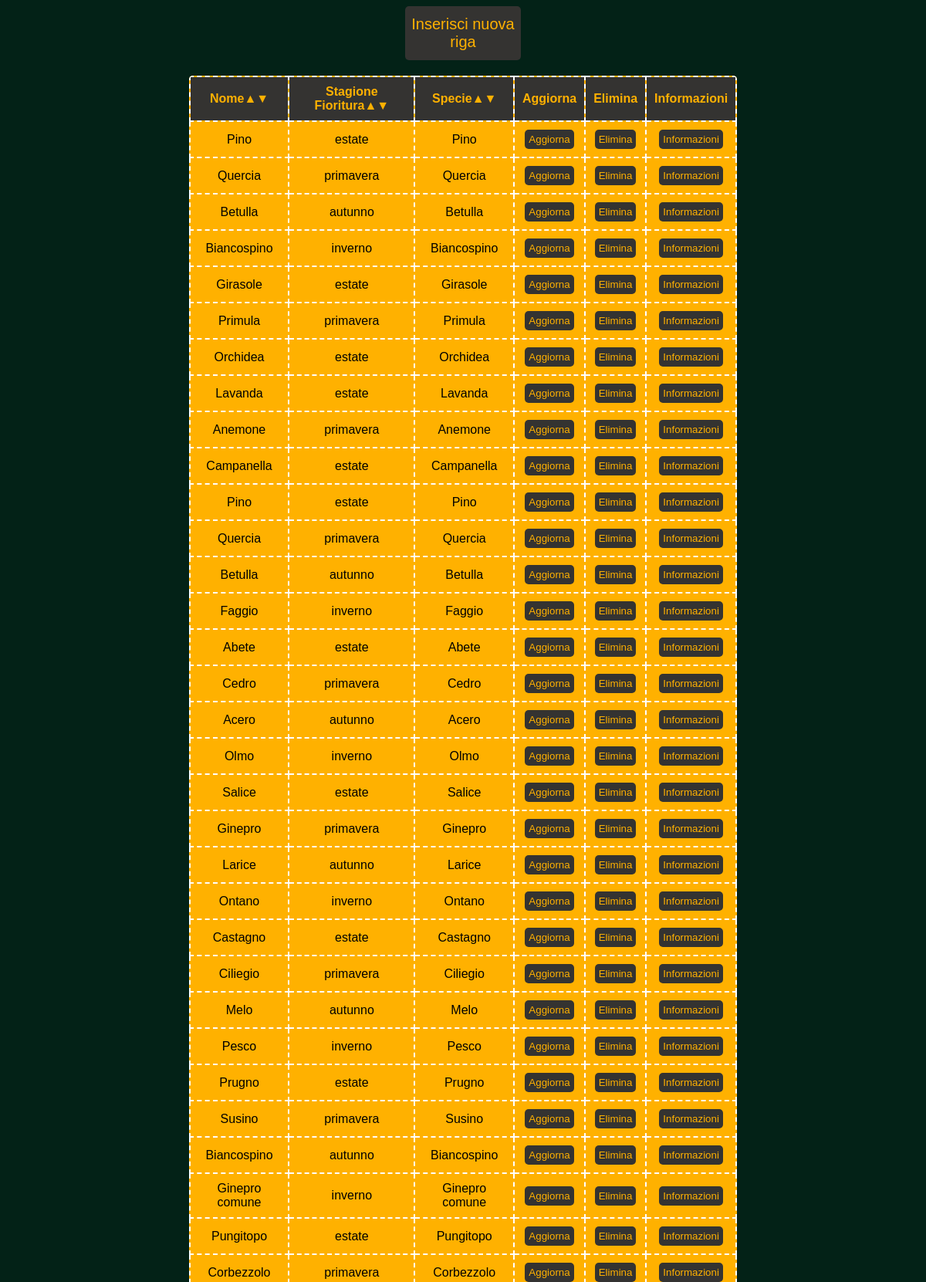
The page /tabella_flora.php (upper part) on the database its author committed.
### tables this page shows
CREATE TABLE `flora` (
  `flo_id` int(11) NOT NULL,
  `flo_dex` varchar(25) DEFAULT NULL,
  `flo_stag_fiori` enum('estate','primavera','autunno','inverno') DEFAULT NULL,
  `fk_spo_id` int(11) DEFAULT NULL,
  `fk_prc_id` int(11) DEFAULT NULL
);

CREATE TABLE `specieflora` (
  `spo_id` int(11) NOT NULL,
  `spo_dex` varchar(25) DEFAULT NULL,
  `spo_tipo` enum('albero','arbusto','pianta erbacea') DEFAULT NULL
);

### tabella_flora.php (the view, shortened to what this page needs)
<!DOCTYPE html>
<html lang="en">
<head>
</head>
<body>
  <button class="inserisci" onclick="window.location.href = 'inserisci_riga_flora.php';">Inserisci nuova riga</button>
  <table>
    <thead>
      <tr>
        <th class="sort-icon" onclick="sortTable('Nome')">Nome<span class="asc">&#9650;</span><span class="desc">&#9660;</span></th>
        <th class="sort-icon" onclick="sortTableByStagioneFioritura(1)">Stagione Fioritura<span class="asc">&#9650;</span><span class="desc">&#9660;</span></th>
        <th class="sort-icon" onclick="sortTable('Nome')">Specie<span class="asc">&#9650;</span><span class="desc">&#9660;</span></th>
        <th>Aggiorna</th>
        <th>Elimina</th>
        <th>Informazioni</th>
      </tr>
    </thead>
    <tbody>
      <?php
      $servername = "localhost";
      $username = "root";
      $password = "";
      $dbname = "turilloparchinaturali";
      $conn = mysqli_connect($servername, $username, $password, $dbname);
      $query = "SELECT flora.flo_dex, flora.flo_stag_fiori, specieflora.spo_dex, flora.flo_id FROM flora INNER JOIN specieflora ON flora.fk_spo_id = specieflora.spo_id";
      $result = mysqli_query($conn, $query);
      if (mysqli_num_rows($result) > 0) {
        while ($row = mysqli_fetch_assoc($result)) {
          echo "<tr>";
          echo "<td>" . $row['flo_dex'] . "</td>";
          echo "<td>" . $row['flo_stag_fiori'] . "</td>";
          echo "<td>" . $row['spo_dex'] . "</td>";
          echo "<td><button onclick=\"modificaRiga(" . $row['flo_id'] . ")\">Aggiorna</button></td>";
          echo "<td><button onclick=\"eliminaRiga(" . $row['flo_id'] . ")\">Elimina</button></td>";
          echo "<td><button onclick=\"visualizzaInformazioni(" . $row['flo_id'] . ")\">Informazioni</button></td>";
          echo "</tr>";
        }
      } else {
        echo "0 risultati";
      }
      ?>
    </tbody>
  </table>
</body>
</html>

### tabella_flora.php (style rules this page uses)
table { width: 100%; border-collapse: collapse; }
table, th, td { border: 1px solid black; }
th, td { padding: 10px; text-align: center; }
th { background-color: #f2f2f2; cursor: pointer; position: relative; }
button { padding: 5px 10px; }
body { font-family: Arial, sans-serif; text-align: center; background-color: #032217; color: #ffffff; border-radius: 5px; font-family: 'font', Arial, sans-serif; }
table { margin: 20px auto; border-collapse: collapse; width: 60%; background-color: #FFB100; color: #000000; font-family: 'font', Arial, sans-serif; border: 0px !important; border-collapse: collapse; overflow: hidden; border-radius: 5px; }
th, td { border: 1px solid #ddd; padding: 10px; font-family: 'font', Arial, sans-serif; border: 2px dashed white !important; }
th { color: #FFB100; background-color: #343331; }
button { background-color: #343331; color: #FFB100; padding: 5px; border: none; cursor: pointer; border-radius: 5px; font-family: 'font', Arial, sans-serif; }
.inserisci { width: 150px; height: 70px; font-size: 20px; }

### rows shown on the page
flora: flo_dex "Pino", flo_stag_fiori "estate", fk_spo.spo_dex "Pino"
flora: flo_dex "Quercia", flo_stag_fiori "primavera", fk_spo.spo_dex "Quercia"
flora: flo_dex "Betulla", flo_stag_fiori "autunno", fk_spo.spo_dex "Betulla"
flora: flo_dex "Biancospino", flo_stag_fiori "inverno", fk_spo.spo_dex "Biancospino"
flora: flo_dex "Girasole", flo_stag_fiori "estate", fk_spo.spo_dex "Girasole"
flora: flo_dex "Primula", flo_stag_fiori "primavera", fk_spo.spo_dex "Primula"
flora: flo_dex "Orchidea", flo_stag_fiori "estate", fk_spo.spo_dex "Orchidea"
flora: flo_dex "Lavanda", flo_stag_fiori "estate", fk_spo.spo_dex "Lavanda"
flora: flo_dex "Anemone", flo_stag_fiori "primavera", fk_spo.spo_dex "Anemone"
flora: flo_dex "Campanella", flo_stag_fiori "estate", fk_spo.spo_dex "Campanella"
flora: flo_dex "Pino", flo_stag_fiori "estate", fk_spo.spo_dex "Pino"
flora: flo_dex "Quercia", flo_stag_fiori "primavera", fk_spo.spo_dex "Quercia"
flora: flo_dex "Betulla", flo_stag_fiori "autunno", fk_spo.spo_dex "Betulla"
flora: flo_dex "Faggio", flo_stag_fiori "inverno", fk_spo.spo_dex "Faggio"
flora: flo_dex "Abete", flo_stag_fiori "estate", fk_spo.spo_dex "Abete"
flora: flo_dex "Cedro", flo_stag_fiori "primavera", fk_spo.spo_dex "Cedro"
flora: flo_dex "Acero", flo_stag_fiori "autunno", fk_spo.spo_dex "Acero"
flora: flo_dex "Olmo", flo_stag_fiori "inverno", fk_spo.spo_dex "Olmo"
flora: flo_dex "Salice", flo_stag_fiori "estate", fk_spo.spo_dex "Salice"
flora: flo_dex "Ginepro", flo_stag_fiori "primavera", fk_spo.spo_dex "Ginepro"
flora: flo_dex "Larice", flo_stag_fiori "autunno", fk_spo.spo_dex "Larice"
flora: flo_dex "Ontano", flo_stag_fiori "inverno", fk_spo.spo_dex "Ontano"
flora: flo_dex "Castagno", flo_stag_fiori "estate", fk_spo.spo_dex "Castagno"
flora: flo_dex "Ciliegio", flo_stag_fiori "primavera", fk_spo.spo_dex "Ciliegio"
flora: flo_dex "Melo", flo_stag_fiori "autunno", fk_spo.spo_dex "Melo"
flora: flo_dex "Pesco", flo_stag_fiori "inverno", fk_spo.spo_dex "Pesco"
flora: flo_dex "Prugno", flo_stag_fiori "estate", fk_spo.spo_dex "Prugno"
flora: flo_dex "Susino", flo_stag_fiori "primavera", fk_spo.spo_dex "Susino"
flora: flo_dex "Biancospino", flo_stag_fiori "autunno", fk_spo.spo_dex "Biancospino"
flora: flo_dex "Ginepro comune", flo_stag_fiori "inverno", fk_spo.spo_dex "Ginepro comune"
flora: flo_dex "Pungitopo", flo_stag_fiori "estate", fk_spo.spo_dex "Pungitopo"
flora: flo_dex "Corbezzolo", flo_stag_fiori "primavera", fk_spo.spo_dex "Corbezzolo"
